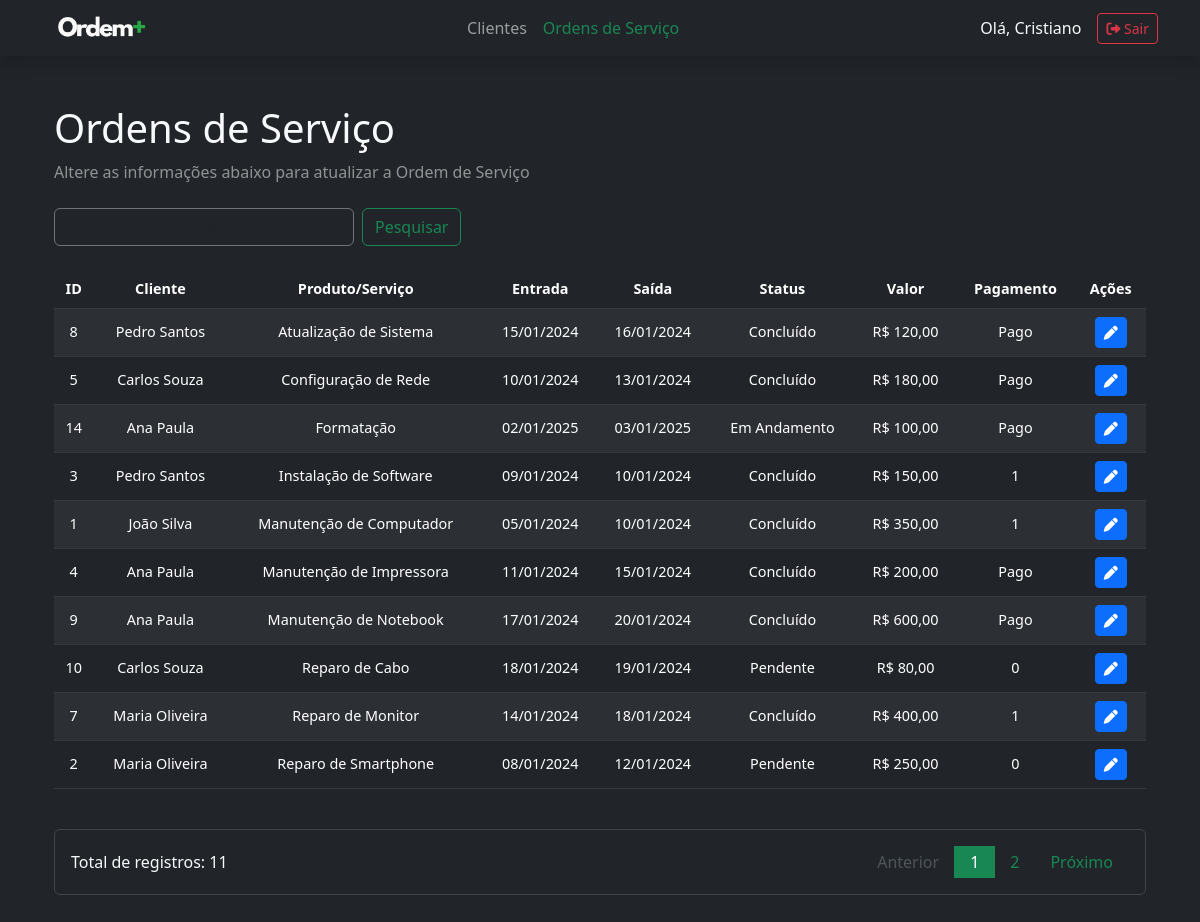
The page /index.php?menuop=ordemservico (signed in) on the database its author committed.
### tables this page shows
CREATE TABLE `ordemservico` (
  `idOrdemServico` int(11) NOT NULL,
  `produtoServicoOS` varchar(100) NOT NULL,
  `descricaoOS` text NOT NULL,
  `dataEntrada` date NOT NULL,
  `dataSaida` date DEFAULT NULL,
  `idCliente` int(11) NOT NULL,
  `statusOS` varchar(100) NOT NULL,
  `valorServico` float NOT NULL,
  `tipoPagamento` varchar(100) NOT NULL,
  `statusPagamento` varchar(80) NOT NULL
);

CREATE TABLE `tbcliente` (
  `idCliente` int(11) NOT NULL,
  `nomeCliente` varchar(100) NOT NULL,
  `emailCliente` varchar(100) NOT NULL,
  `telefoneCliente` varchar(80) NOT NULL,
  `sexoCliente` char(1) NOT NULL,
  `dataNascCliente` date NOT NULL
);

### pages/ordemservico/ordemservico.php (the view, shortened to what this page needs)
<div class="container my-5">
    <?php
    $qtd = 10;
    $page = (isset($_GET['page'])) ? (int)$_GET['page'] : 1;
    $init = ($qtd * $page) - $qtd;
    $txt_pesquisa = isset($_POST["txt_pesquisar"]) ? mysqli_real_escape_string($conexao, $_POST["txt_pesquisar"]) : "";
    $where_clause = "1";
    $sql_count = "SELECT COUNT(*) AS total FROM ordemservico WHERE $where_clause";
    $result_count = mysqli_query($conexao, $sql_count) or die("Erro ao contar registros: " . mysqli_error($conexao));
    $row_count = mysqli_fetch_assoc($result_count);
    $numTotal = $row_count['total'];
    $totalPage = ceil($numTotal / $qtd);
    $sql = "SELECT
        os.idOrdemServico,
        os.produtoServicoOS,
        os.descricaoOS,
        DATE_FORMAT(os.dataEntrada,'%d/%m/%Y') AS dataEntrada,
        DATE_FORMAT(os.dataSaida,'%d/%m/%Y') AS dataSaida,
        os.idCliente,
        c.nomeCliente,
        os.statusOS,
        FORMAT(os.valorServico, 2, 'pt_BR') AS valorServico,
        os.tipoPagamento,
        os.statusPagamento
    FROM ordemservico os
    LEFT JOIN tbcliente c ON os.idCliente = c.idCliente
    WHERE $where_clause
    ORDER BY os.produtoServicoOS ASC
    LIMIT $init, $qtd";
    $rs = mysqli_query($conexao, $sql) or die("Erro ao executar a consulta!" . mysqli_error($conexao));
    if (mysqli_num_rows($rs) > 0) {
    ?>
        <header class="text-start mb-4">
            <h1 class="text-light">Ordens de Serviço</h1>
            <p class="text-white-50">Altere as informações abaixo para atualizar a Ordem de Serviço</p>
        </header>
        <div class="d-flex justify-content-between align-items-center mb-4 flex-wrap">
            <form action="index.php?menuop=ordemservico" method="post" class="d-flex align-items-center flex-grow-1">
                <input
                    type="search"
                    name="txt_pesquisar"
                    class="form-control bg-dark text-light me-2"
                    placeholder="Pesquisar ordens de serviço"
                    style="max-width: 300px; border: 1px solid #6c757d;"
                    value="<?= htmlspecialchars($txt_pesquisa) ?>">
                <button type="submit" class="btn btn-outline-success">
                    <i class="bi bi-search"></i> Pesquisar
                </button>
            </form>
        </div>
        <div class="table-responsive">
            <table class="table table-striped table-dark table-hover align-middle" style="font-size: 0.9rem;">
                <thead>
                    <tr class="text-success text-center">
                        <th scope="col">ID</th>
                        <th scope="col">Cliente</th>
                        <th scope="col">Produto/Serviço</th>
                        <th scope="col">Entrada</th>
                        <th scope="col">Saída</th>
                        <th scope="col">Status</th>
                        <th scope="col">Valor</th>
                        <th scope="col">Pagamento</th>
                        <th scope="col">Ações</th>
                    </tr>
                </thead>
                <tbody>
                    <?php
                    while ($dados = mysqli_fetch_assoc($rs)) {
                    ?>
                        <tr class="text-center" style="padding: 0.2rem;">
                            <td><?= $dados["idOrdemServico"] ?></td>
                            <td><?= $dados["nomeCliente"] ?></td>
                            <td><?= $dados["produtoServicoOS"] ?></td>
                            <td><?= $dados["dataEntrada"] ?></td>
                            <td><?= $dados["dataSaida"] ?></td>
                            <td><?= $dados["statusOS"] ?></td>
                            <td>R$ <?= $dados["valorServico"] ?></td>
                            <td><?= $dados["statusPagamento"] ?></td>
                            <td>
                                <a href="index.php?menuop=editar-ordemservico&idOrdemServico=<?= $dados["idOrdemServico"] ?>" class="btn btn-primary btn-sm">
                                    <i class="fa-solid fa-pen"></i>
                                </a>
                            </td>
                        </tr>
                    <?php
                    }
                    ?>
                </tbody>
            </table>
        </div>
        <nav class="d-flex justify-content-between align-items-center mt-4 p-3 bg-dark rounded" style="border: 1px solid #444;">
            <div class="text-light">
                Total de registros: <?= $numTotal ?>
            </div>
            <ul class="pagination m-0">
                <?php
                echo "<li class='page-item" . ($page <= 1 ? " disabled" : "") . "'>
                    <a class='page-link border-0 px-3 py-1 " . ($page <= 1 ? "bg-dark text-muted" : "bg-dark text-success hover-success") . "' href='" . ($page > 1 ? "?menuop=ordemservico&page=" . ($page - 1) : "#") . "' tabindex='-1'>Anterior</a>
                </li>";
                for ($i = 1; $i <= $totalPage; $i++) {
                    if ($i >= ($page - 4) && $i <= ($page + 4)) {
                        echo "<li class='page-item" . ($i == $page ? " active" : "") . "'>
                            <a class='page-link px-3 py-1 border-0 " . ($i == $page ? "bg-success text-white" : "bg-dark text-success hover-success") . "' href='?menuop=ordemservico&page=$i'>$i</a>
                        </li>";
                    }
                }
                echo "<li class='page-item" . ($page >= $totalPage ? " disabled" : "") . "'>
                    <a class='page-link border-0 px-3 py-1 " . ($page >= $totalPage ? "bg-dark text-muted" : "bg-dark text-success hover-success") . "' href='" . ($page < $totalPage ? "?menuop=ordemservico&page=" . ($page + 1) : "#") . "'>Próximo</a>
                </li>";
                ?>
            </ul>
        </nav>
    <?php
    }
    ?>
</div>

### css/style.css (style rules this page uses)
body { background-color: #383838; color: #fafafa; }
.page-item.disabled .page-link { cursor: not-allowed; opacity: 0.6; color: #6c757d !important; }
input, textarea { background-color: #2f2f35 !important; color: #fff !important; border: 1px solid #6c757d !important; }

### rows shown on the page
ordemservico: idOrdemServico "8", idCliente.nomeCliente "Pedro Santos", produtoServicoOS "Atualização de Sistema", dataEntrada "15/01/2024", dataSaida "16/01/2024", statusOS "Concluído", valorServico "120,00", statusPagamento "Pago"
ordemservico: idOrdemServico "5", idCliente.nomeCliente "Carlos Souza", produtoServicoOS "Configuração de Rede", dataEntrada "10/01/2024", dataSaida "13/01/2024", statusOS "Concluído", valorServico "180,00", statusPagamento "Pago"
ordemservico: idOrdemServico "14", idCliente.nomeCliente "Ana Paula", produtoServicoOS "Formatação", dataEntrada "02/01/2025", dataSaida "03/01/2025", statusOS "Em Andamento", valorServico "100,00", statusPagamento "Pago"
ordemservico: idOrdemServico "3", idCliente.nomeCliente "Pedro Santos", produtoServicoOS "Instalação de Software", dataEntrada "09/01/2024", dataSaida "10/01/2024", statusOS "Concluído", valorServico "150,00", statusPagamento "1"
ordemservico: idOrdemServico "1", idCliente.nomeCliente "João Silva", produtoServicoOS "Manutenção de Computador", dataEntrada "05/01/2024", dataSaida "10/01/2024", statusOS "Concluído", valorServico "350,00", statusPagamento "1"
ordemservico: idOrdemServico "4", idCliente.nomeCliente "Ana Paula", produtoServicoOS "Manutenção de Impressora", dataEntrada "11/01/2024", dataSaida "15/01/2024", statusOS "Concluído", valorServico "200,00", statusPagamento "Pago"
ordemservico: idOrdemServico "9", idCliente.nomeCliente "Ana Paula", produtoServicoOS "Manutenção de Notebook", dataEntrada "17/01/2024", dataSaida "20/01/2024", statusOS "Concluído", valorServico "600,00", statusPagamento "Pago"
ordemservico: idOrdemServico "10", idCliente.nomeCliente "Carlos Souza", produtoServicoOS "Reparo de Cabo", dataEntrada "18/01/2024", dataSaida "19/01/2024", statusOS "Pendente", valorServico "80,00", statusPagamento "0"
ordemservico: idOrdemServico "7", idCliente.nomeCliente "Maria Oliveira", produtoServicoOS "Reparo de Monitor", dataEntrada "14/01/2024", dataSaida "18/01/2024", statusOS "Concluído", valorServico "400,00", statusPagamento "1"
ordemservico: idOrdemServico "2", idCliente.nomeCliente "Maria Oliveira", produtoServicoOS "Reparo de Smartphone", dataEntrada "08/01/2024", dataSaida "12/01/2024", statusOS "Pendente", valorServico "250,00", statusPagamento "0"

### other values the page prints
$_SESSION["nome"] "Cristiano"
$numTotal "11"
